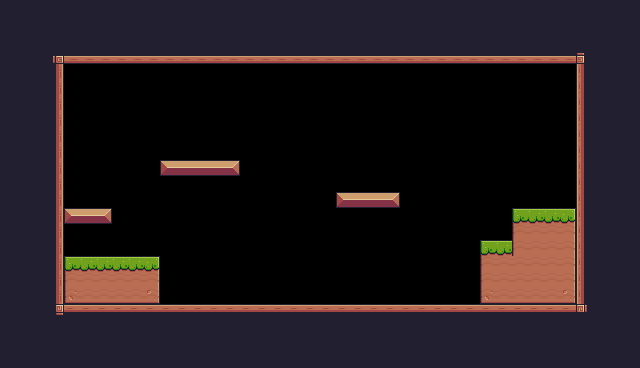

Tiled map render using the project's own tile images. Description and the whole map definition, tile-layer contents included, below:
An orthogonal 40x23 tile map with 16x16 px tiles, 1 tile layer (Background) and 18 objects (4x Fruit, Player, Saw, Checkpoint, Taxi).

<map version="1.10" tiledversion="1.10.2" orientation="orthogonal" renderorder="right-down" width="40" height="23" tilewidth="16" tileheight="16" infinite="0" nextlayerid="4" nextobjectid="44">
 <tileset firstgid="1" source="Pixel Adventure.tsx" />
 <layer id="1" name="Background" width="40" height="23">
  <properties>
   <property name="BackgroundColor" value="Green" />
  </properties>
  <data encoding="csv">
24,24,24,24,24,24,24,24,24,24,24,24,24,24,24,24,24,24,24,24,24,24,24,24,24,24,24,24,24,24,24,24,24,24,24,24,24,24,24,24,
24,24,24,24,24,24,24,24,24,24,24,24,24,24,24,24,24,24,24,24,24,24,24,24,24,24,24,24,24,24,24,24,24,24,24,24,24,24,24,24,
24,24,24,24,24,24,24,24,24,24,24,24,24,24,24,24,24,24,24,24,24,24,24,24,24,24,24,24,24,24,24,24,24,24,24,24,24,24,24,24,
24,24,24,92,134,134,134,134,134,134,134,134,134,134,134,134,134,134,134,134,134,134,134,134,134,134,134,134,134,134,134,134,134,134,134,134,93,24,24,24,
24,24,24,113,0,0,0,0,0,0,0,0,0,0,0,0,0,0,0,0,0,0,0,0,0,0,0,0,0,0,0,0,0,0,0,0,111,24,24,24,
24,24,24,113,0,0,0,0,0,0,0,0,0,0,0,0,0,0,0,0,0,0,0,0,0,0,0,0,0,0,0,0,0,0,0,0,111,24,24,24,
24,24,24,113,0,0,0,0,0,0,0,0,0,0,0,0,0,0,0,0,0,0,0,0,0,0,0,0,0,0,0,0,0,0,0,0,111,24,24,24,
24,24,24,113,0,0,0,0,0,0,0,0,0,0,0,0,0,0,0,0,0,0,0,0,0,0,0,0,0,0,0,0,0,0,0,0,111,24,24,24,
24,24,24,113,0,0,0,0,0,0,0,0,0,0,0,0,0,0,0,0,0,0,0,0,0,0,0,0,0,0,0,0,0,0,0,0,111,24,24,24,
24,24,24,113,0,0,0,0,0,0,0,0,0,0,0,0,0,0,0,0,0,0,0,0,0,0,0,0,0,0,0,0,0,0,0,0,111,24,24,24,
24,24,112,113,0,0,0,0,0,0,13,14,14,14,15,0,0,0,0,0,0,0,0,0,0,0,0,0,0,0,0,0,0,0,0,0,111,24,24,24,
24,24,112,113,0,0,0,0,0,0,0,0,0,0,0,0,0,0,0,0,0,0,0,0,0,0,0,0,0,0,0,0,0,0,0,0,111,24,24,24,
24,24,112,113,0,0,0,0,0,0,0,0,0,0,0,0,0,0,0,0,0,13,14,14,15,0,0,0,0,0,0,0,0,0,0,0,111,24,24,24,
24,24,112,113,13,14,15,0,0,0,0,0,0,0,0,0,0,0,0,0,0,0,0,0,0,0,0,0,0,0,0,0,7,8,8,9,111,24,24,24,
24,24,112,113,0,0,0,0,0,0,0,0,0,0,0,0,0,0,0,0,0,0,0,0,0,0,0,0,0,0,0,0,29,30,30,31,111,24,24,24,
24,24,24,113,0,0,0,0,0,0,0,0,0,0,0,0,0,0,0,0,0,0,0,0,0,0,0,0,0,0,7,8,29,30,30,31,111,24,24,24,
24,24,24,113,7,8,8,8,8,9,0,0,0,0,0,0,0,0,0,0,0,0,0,0,0,0,0,0,0,0,29,30,30,30,30,31,111,24,24,24,
24,24,24,113,29,30,30,30,30,31,0,0,0,0,0,0,0,0,0,0,0,0,0,0,0,0,0,0,0,0,29,30,30,30,30,31,111,24,24,24,
24,24,24,113,51,52,52,52,52,53,0,0,0,0,0,0,0,0,0,0,0,0,0,0,0,0,0,0,0,0,51,52,52,52,52,53,111,24,24,24,
24,24,24,114,90,90,90,90,90,90,90,90,90,90,90,90,90,90,90,90,90,90,90,90,90,90,90,90,90,90,90,90,90,90,90,90,115,24,24,24,
24,24,24,24,24,24,24,24,24,24,24,24,24,24,24,24,24,24,24,24,24,24,24,24,24,24,24,24,24,24,24,24,24,24,24,24,24,24,24,24,
24,24,24,24,24,24,24,24,24,24,24,24,24,24,24,24,24,24,24,24,24,24,24,24,24,24,24,24,24,24,24,24,24,24,24,24,24,24,24,24,
24,24,24,24,24,24,24,24,24,24,24,24,24,24,24,24,24,24,24,24,24,24,24,24,24,24,24,24,24,24,24,24,24,24,24,24,24,24,24,24
</data>
 </layer>
 <objectgroup id="2" name="Spawnpoints">
  <object id="4" name="Player" type="Player" x="128" y="224" width="32" height="32" />
  <object id="23" name="Beer" type="Fruit" x="73" y="167.333" width="32" height="32" />
  <object id="25" name="Pineapple" type="Fruit" x="193" y="117.333" width="32" height="32" />
  <object id="28" name="Pineapple" type="Fruit" x="348.667" y="147.333" width="32" height="32" />
  <object id="30" name="Beer" type="Fruit" x="478.167" y="198.167" width="32" height="32" />
  <object id="34" type="Saw" x="288" y="128" width="32" height="32">
   <properties>
    <property name="isVertical" type="bool" value="true" />
    <property name="offNeg" type="float" value="4" />
    <property name="offPos" type="float" value="3" />
   </properties>
  </object>
  <object id="36" type="Checkpoint" x="511.818" y="144" width="64" height="64" />
  <object id="43" name="Taxi" type="Taxi" x="322" y="270" width="64" height="32">
   <properties>
    <property name="offNeg" type="float" value="5" />
    <property name="offPos" type="float" value="6" />
   </properties>
  </object>
 </objectgroup>
 <objectgroup id="3" name="Collisions">
  <object id="7" x="48" y="48" width="16" height="272" />
  <object id="8" x="64" y="48" width="528" height="16" />
  <object id="9" x="576" y="64" width="16" height="256" />
  <object id="10" x="64" y="304" width="512" height="16" />
  <object id="12" x="64" y="256" width="96" height="48" />
  <object id="13" x="160" y="160" width="79.6667" height="16" />
  <object id="14" x="336" y="192" width="64" height="16" />
  <object id="35" x="513" y="208" width="63" height="96" />
  <object id="39" x="64" y="208" width="47" height="16" />
  <object id="41" x="480.667" y="239.334" width="32.6667" height="64" />
 </objectgroup>
</map>
